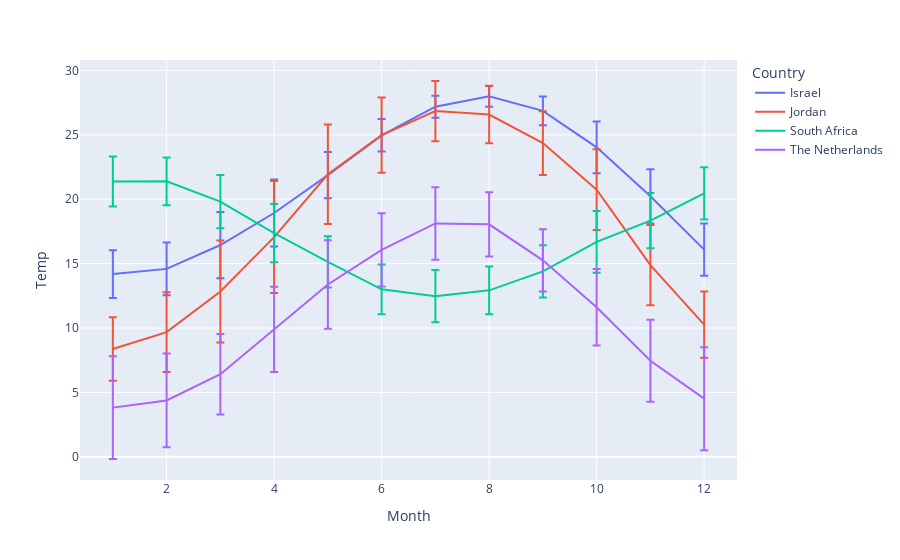

The cell this chart's notebook holds for it:
### Code cell
fig = px.line(mean, x="Month", y="Temp" ,color="Country", error_y='std')

fig.show()

### Figure 1 — Plotly figure (JSON) as saved in the notebook; plotly's stock layout.template omitted (floating-point values rounded to 4 significant figures)
{"data": [{"error_y": {"array": [1.857, 2.052, 2.572, 2.592, 1.789, 1.263, 0.8551, 0.8045, 1.125, 2.005, 2.11, 2.036]}, "hovertemplate": "Country=Israel<br>Month=%{x}<br>Temp=%{y}<extra></extra>", "legendgroup": "Israel", "line": {"color": "#636efa", "dash": "solid"}, "marker": {"symbol": "circle"}, "mode": "lines", "name": "Israel", "orientation": "v", "showlegend": true, "type": "scatter", "x": [1, 2, 3, 4, 5, 6, 7, 8, 9, 10, 11, 12], "xaxis": "x", "y": [14.19, 14.59, 16.44, 18.93, 21.87, 24.96, 27.18, 27.99, 26.86, 24.03, 20.23, 16.09], "yaxis": "y"}, {"error_y": {"array": [2.47, 3.096, 3.956, 4.344, 3.871, 2.916, 2.336, 2.23, 2.475, 3.126, 3.115, 2.564]}, "hovertemplate": "Country=Jordan<br>Month=%{x}<br>Temp=%{y}<extra></extra>", "legendgroup": "Jordan", "line": {"color": "#EF553B", "dash": "solid"}, "marker": {"symbol": "circle"}, "mode": "lines", "name": "Jordan", "orientation": "v", "showlegend": true, "type": "scatter", "x": [1, 2, 3, 4, 5, 6, 7, 8, 9, 10, 11, 12], "xaxis": "x", "y": [8.375, 9.683, 12.84, 17.06, 21.94, 24.98, 26.84, 26.57, 24.36, 20.75, 14.89, 10.26], "yaxis": "y"}, {"error_y": {"array": [1.936, 1.858, 2.07, 2.266, 1.991, 1.931, 2.025, 1.851, 2.031, 2.393, 2.152, 2.028]}, "hovertemplate": "Country=South Africa<br>Month=%{x}<br>Temp=%{y}<extra></extra>", "legendgroup": "South Africa", "line": {"color": "#00cc96", "dash": "solid"}, "marker": {"symbol": "circle"}, "mode": "lines", "name": "South Africa", "orientation": "v", "showlegend": true, "type": "scatter", "x": [1, 2, 3, 4, 5, 6, 7, 8, 9, 10, 11, 12], "xaxis": "x", "y": [21.37, 21.39, 19.81, 17.36, 15.13, 13.0, 12.48, 12.93, 14.4, 16.69, 18.34, 20.46], "yaxis": "y"}, {"error_y": {"array": [3.989, 3.639, 3.128, 3.308, 3.441, 2.84, 2.816, 2.489, 2.424, 2.97, 3.185, 3.997]}, "hovertemplate": "Country=The Netherlands<br>Month=%{x}<br>Temp=%{y}<extra></extra>", "legendgroup": "The Netherlands", "line": {"color": "#ab63fa", "dash": "solid"}, "marker": {"symbol": "circle"}, "mode": "lines", "name": "The Netherlands", "orientation": "v", "showlegend": true, "type": "scatter", "x": [1, 2, 3, 4, 5, 6, 7, 8, 9, 10, 11, 12], "xaxis": "x", "y": [3.82, 4.378, 6.415, 9.899, 13.38, 16.07, 18.12, 18.05, 15.25, 11.61, 7.454, 4.515], "yaxis": "y"}], "layout": {"legend": {"title": {"text": "Country"}, "tracegroupgap": 0}, "margin": {"t": 60}, "xaxis": {"anchor": "y", "domain": [0, 1], "title": {"text": "Month"}}, "yaxis": {"anchor": "x", "domain": [0, 1], "title": {"text": "Temp"}}}}
